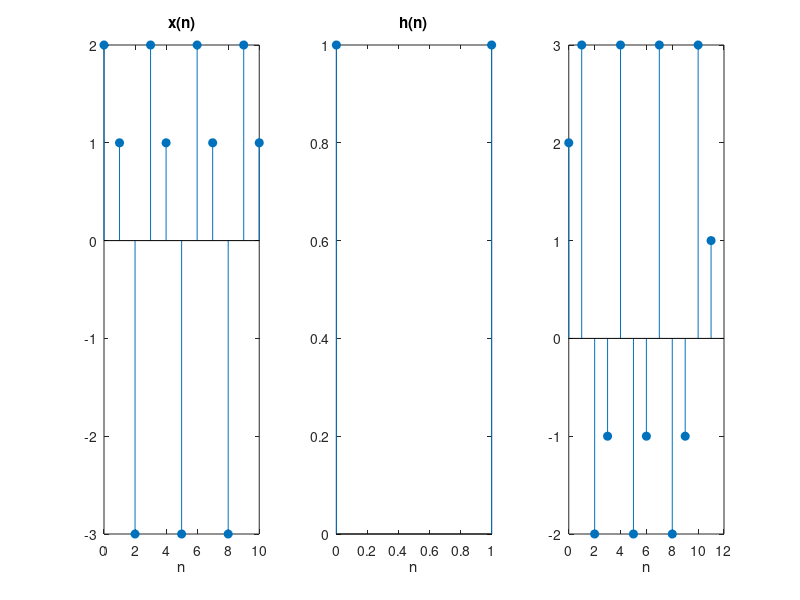

Write the MATLAB code that produced this figure.
clc;
clear all;
close all;
x = [2, 1, -3, 2, 1, -3, 2, 1, -3, 2, 1]; h = [1, 1];
nx = [0:10]; LEx = nx(1);
nh = [0:1]; LEh = nh(1);
Nx = length(x);
Nh = length(h);
LEy = LEx + LEh;
REx = nx(Nx);
REh = nh(Nh);
REy = REx + REh;
Ny = Nx + Nh - 1;
Xn = [x zeros(1, Ny - Nx)];
Hn = [h zeros(1, Ny - Nh)];

for i = 0:Ny - 1
    sum = 0;

    for j = 0:i
        sum = sum + Xn(j + 1) * Hn(i - j + 1);
    end

    Y(i + 1) = sum;
end

subplot(131);
stem(nx, x, 'filled');
xlabel('n');
title('x(n)');
subplot(132);
stem(nh, h, 'filled');
xlabel('n');
title('h(n)');
subplot(133);
ny = LEy:REy;
stem(ny, Y, 'filled');
xlabel('n');
